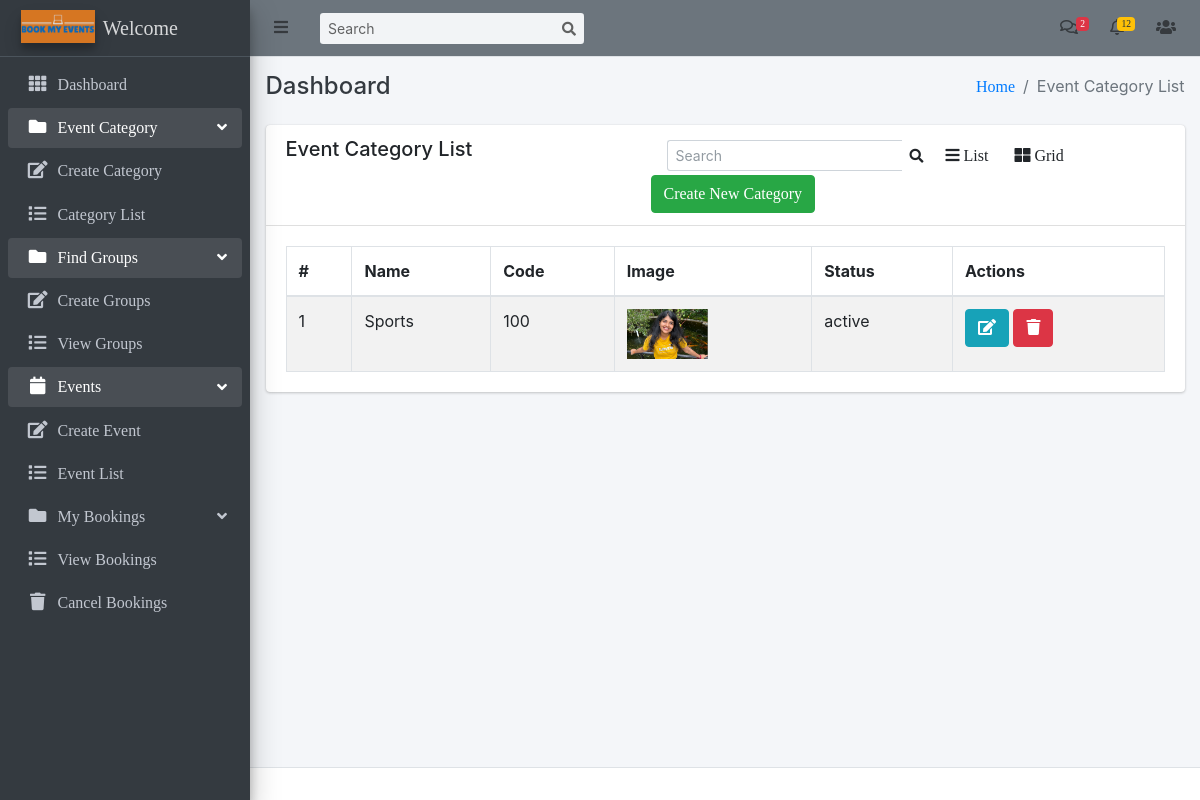
The app's page /events/category-list/ (signed in), older data.
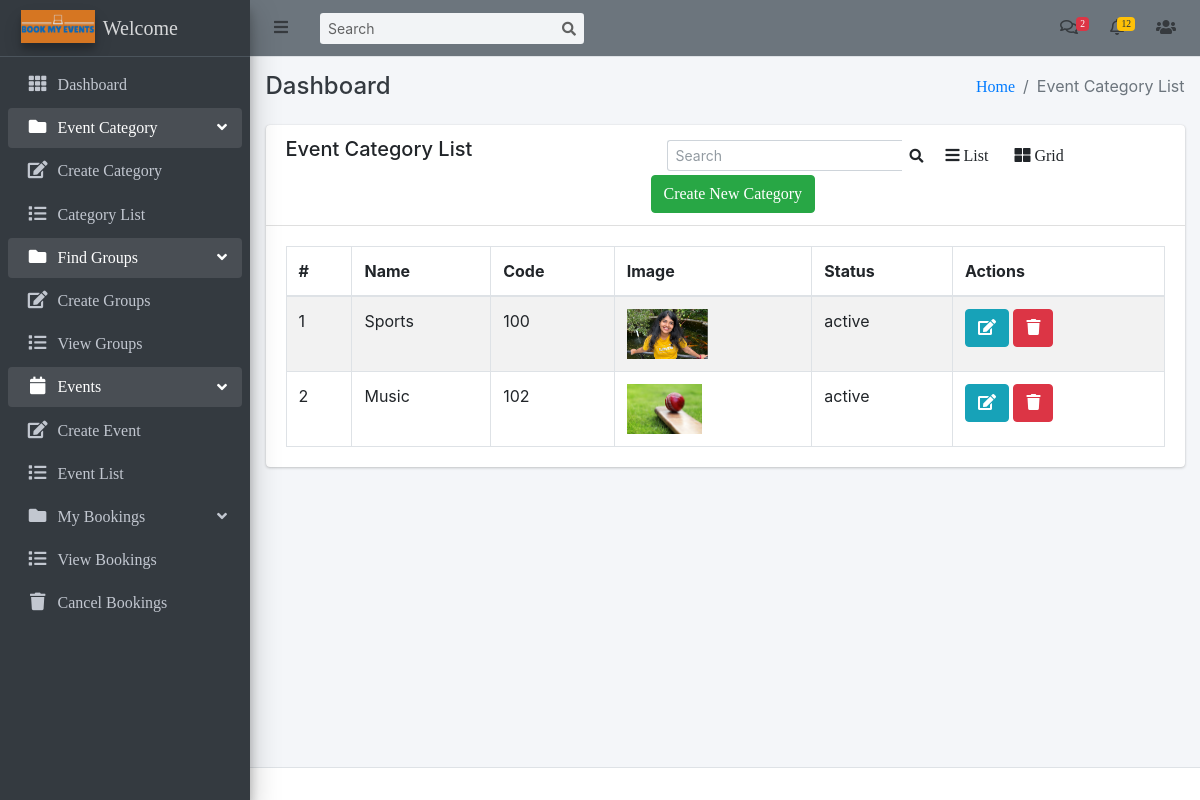
The same page, newer data.
### events/models.py (models this page shows, shortened)
class EventCategory(models.Model):
    name = models.CharField(max_length=255, unique=True)
    code = models.CharField(max_length=6, unique=True)
    image = models.ImageField(upload_to='event_category/')
    priority = models.IntegerField(unique=True)
    created_user = models.ForeignKey('auth.User', on_delete=models.CASCADE, related_name='created_user')
    updated_user = models.ForeignKey('auth.User', on_delete=models.CASCADE, related_name='updated_user')
    created_date = models.DateField(auto_now_add=True)
    updated_date = models.DateField(auto_now_add=True)
    status_choice = (
        ('disabled', 'Disabled'),
        ('active', 'Active'),
        ('deleted', 'Deleted'),
        ('blocked', 'Blocked'),
        ('completed', 'Completed'),
    )
    status = models.CharField(choices=status_choice, max_length=10)

### events/views.py (the view)
# urls.py: path('category-list/', EventCategoryListView.as_view(), name='event-category-list'),
class EventCategoryListView(LoginRequiredMixin, ListView):
    login_url = 'login'
    model = EventCategory
    template_name = 'events/event_category.html'
    context_object_name = 'event_category'

### templates/events/event_category.html (shortened to what this page needs)
{% extends 'base/base.html' %}
{% block breadcrumb %}Event Category List{% endblock breadcrumb %}
{% block content %}
    <div class="row">
        <div class="col-md-12">
            <div class="card">
                <div class="card-header">
                    <div class="row">
                        <div class="col-md-5">
                            <h5>Event Category List</h5>
                        </div>
                        <div class="col-md-7">
                            <div class="row">
                                <form class="form-inline ml-3" action="{% url 'search-event-category' %}" method="POST">
                                    <div class="input-group input-group-sm">
                                      <input class="form-control form-control-navbar" name="search" type="search" placeholder="Search" aria-label="Search">
                                      <div class="input-group-append">
                                        <button class="btn btn-navbar" type="submit">
                                          <i class="fas fa-search"></i>
                                        </button>
                                      </div>
                                    </div>
                                  </form>
                                <a class="btn" onclick="listView()"><i class="fa fa-bars"></i> List</a>
                                <a class="btn active" onclick="gridView()"><i class="fa fa-th-large"></i> Grid</a>
                                <a class="btn btn-success" href="{% url 'create-event-category' %}">Create New Category</a>
                            </div>
                        </div>
                    </div>
                </div>
                <div class="card-body">
                      <table class="table table-striped table-bordered datatable dataTable no-footer" id="DataTables_Table_0" role="grid" aria-describedby="DataTables_Table_0_info" style="border-collapse: collapse !important">
                        <thead>
                            <tr role="row">
                                <th>#</th>
                                <th>Name</th>
                                <th>Code</th>
                                <th class='ctg_image'>Image</th>
                                <th>Status</th>
                                <th>Actions</th>
                            </tr>
                        </thead>
                        <tbody>
                            {% for category in event_category %}
                              <tr>
                                  <td>{{ forloop.counter }}</td>
                                  <td>{{ category.name }}</td>
                                  <td>{{ category.code }}</td>
                                  <td class="ctg_image"><img class="ctg_image" src="{{ category.image.url }}" alt="Image" height="50px"></td>
                                  <td>{{ category.status }}</td>
                                  <td>
                                      <a class="btn btn-info" href="{% url 'edit-event-category' category.pk %}">
                                          <i class="fa fa-edit"></i>
                                      </a>
                                      <a class="btn btn-danger" href="{% url 'delete-event-category' category.pk %}">
                                          <i class="fa fa-trash"></i>
                                      </a>
                                  </td>
                              </tr>
                            {% endfor %}
                        </tbody>
                    </table>
                </div>
            </div>
        </div>
    </div>
{% endblock content %}

Row changes from the older to the newer data that the page shows:
added EventCategory: name "Music", code "102", image (picture), status "active"
